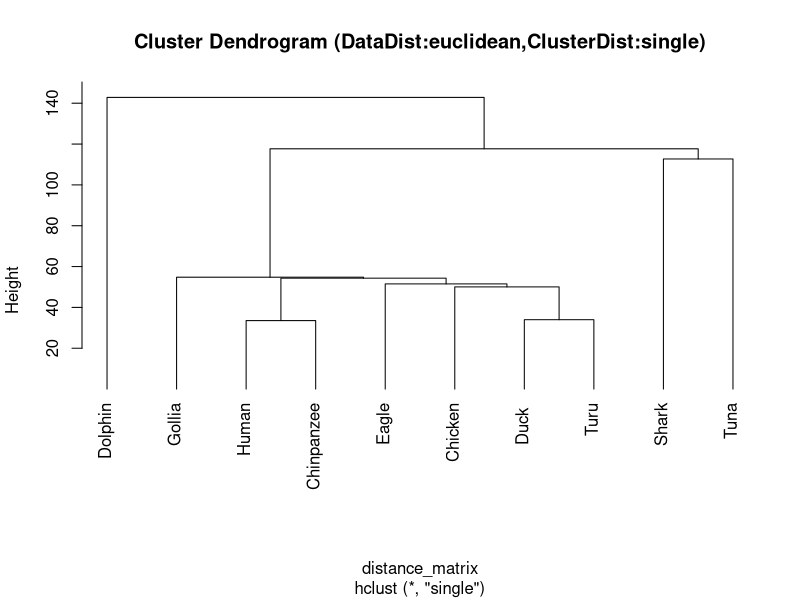
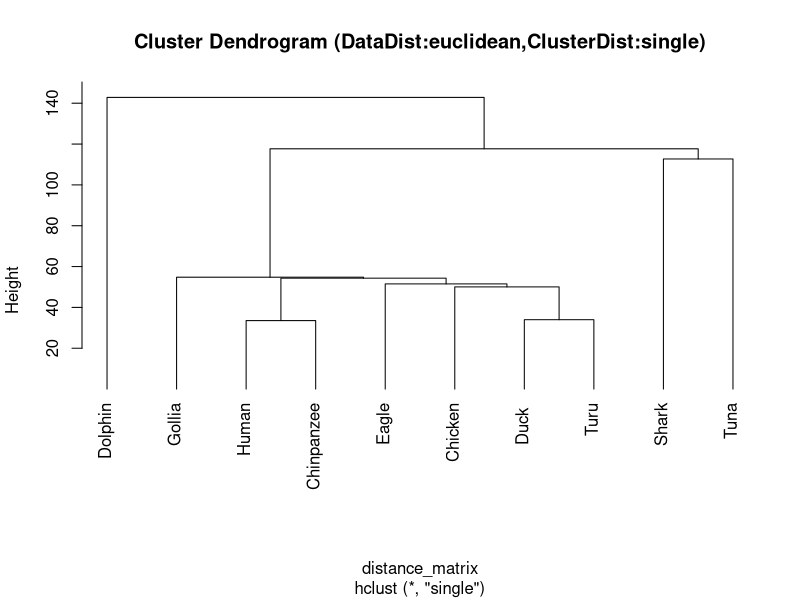

Write R code to recreate these figures, in order.
### 同じディレクトリ内に保存しているCSVファイル形式のデータセットを読み込む.
### 注意：ダウンロードしたファイルはmacOSではデフォルトで ~/Downloads 以下に保存される．
### 1列目のデータを行名としてデータを読み込む
setwd("/cloud/project/")#作業ディレクトリの設定 ※Rstudioの人は setwd('~/prokenA')としてください．
dataset <- read.csv("./animals.csv",row.names=1)

### datasetがどのようなものか確認
print(dataset)

### データの正規化を行うか決定する
is_scale <- F #T=正規化を行う; F=正規化を行わない
### is_scale=Tならばデータの正規化を行う
if(is_scale==T) dataset <- scale(dataset)

### 再度datasetの確認
print(dataset)

### データ間の距離を定義する。(以下の3つから任意の距離を選択する)
data_dist_method <- "euclidean"     #ユークリッド距離
#data_dist_method <- "manhattan"     #マンハッタン距離
#data_dist_method <- "maximum"       #最大距離

### 全データ間の距離をdata_dist_methodの距離定義に基づいて計算する（距離行列を求める）
distance_matrix <- dist(dataset, method=data_dist_method)

### 距離行列の確認
print(as.matrix(distance_matrix))

### クラスター間の距離の計算方法を決める。(以下の3つから任意の距離を選択する)
cluster_dist_method <- "single"    #最小距離法
#cluster_dist_method <- "complete"  #最大距離法
#cluster_dist_method <- "average"   #群平均法


### 距離行列からcluster_dist_methodで定義したクラスター距離定義に基づいてクラスター分析を行う
cl_result <- hclust(distance_matrix, method=cluster_dist_method)

### クラスター分析結果の系統樹を出力する
plot(cl_result, hang=-1, main=sprintf("Cluster Dendrogram (DataDist:%s,ClusterDist:%s)",data_dist_method,cluster_dist_method))




### 出力結果の保存(作業ディレクトリに保存されるように設定)
pdf(sprintf("./cl_scale_%s_dtdis_%s_cldis_%s.pdf",is_scale,data_dist_method,cluster_dist_method), paper="a4r", width=10, height=8)
plot(cl_result, hang=-1, main=sprintf("Cluster Dendrogram (DataDist:%s,ClusterDist:%s)",data_dist_method,cluster_dist_method))
dev.off()

### 距離行列の保存
write.csv(as.matrix(distance_matrix), file=sprintf("./distance_matrix_scale_%s_%s.csv",is_scale, data_dist_method))
